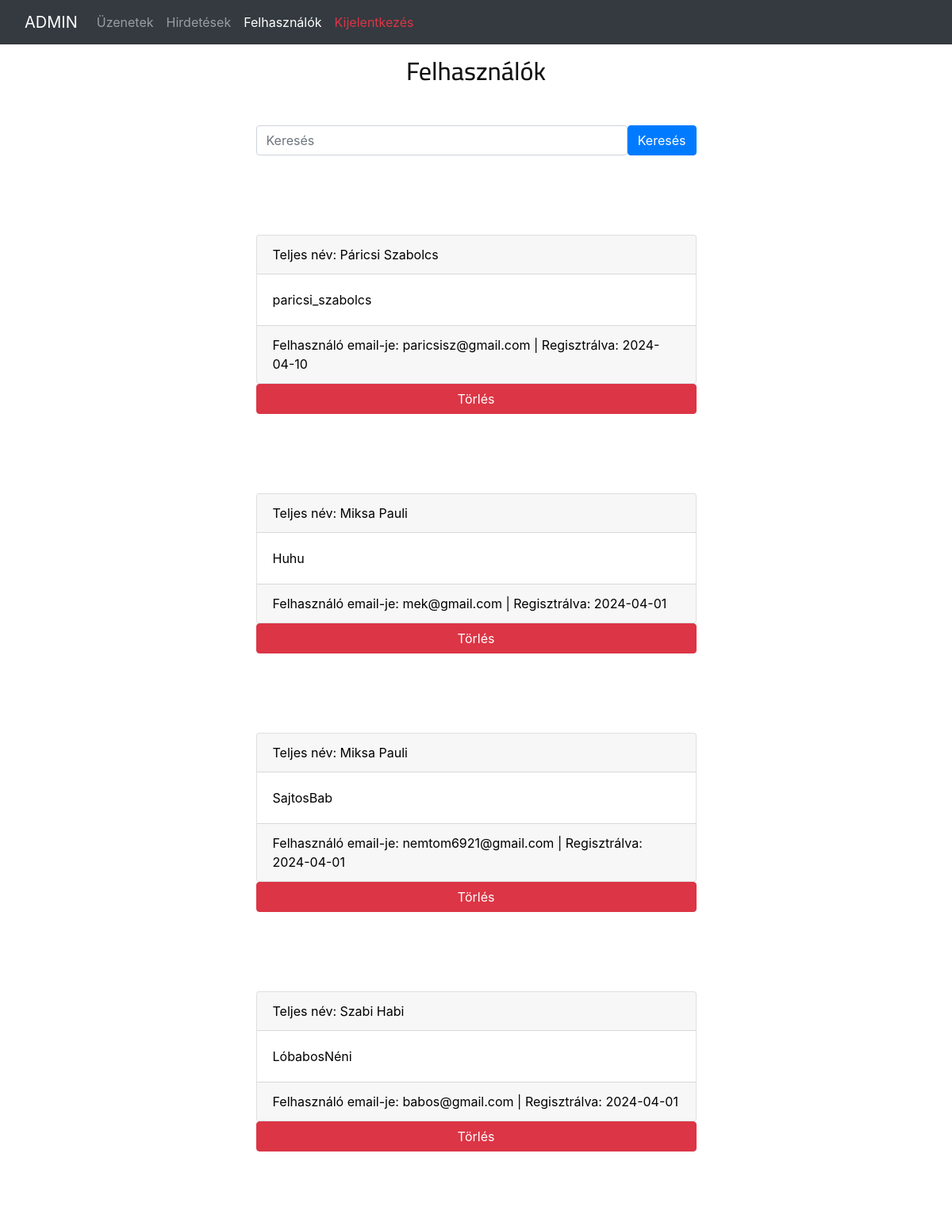
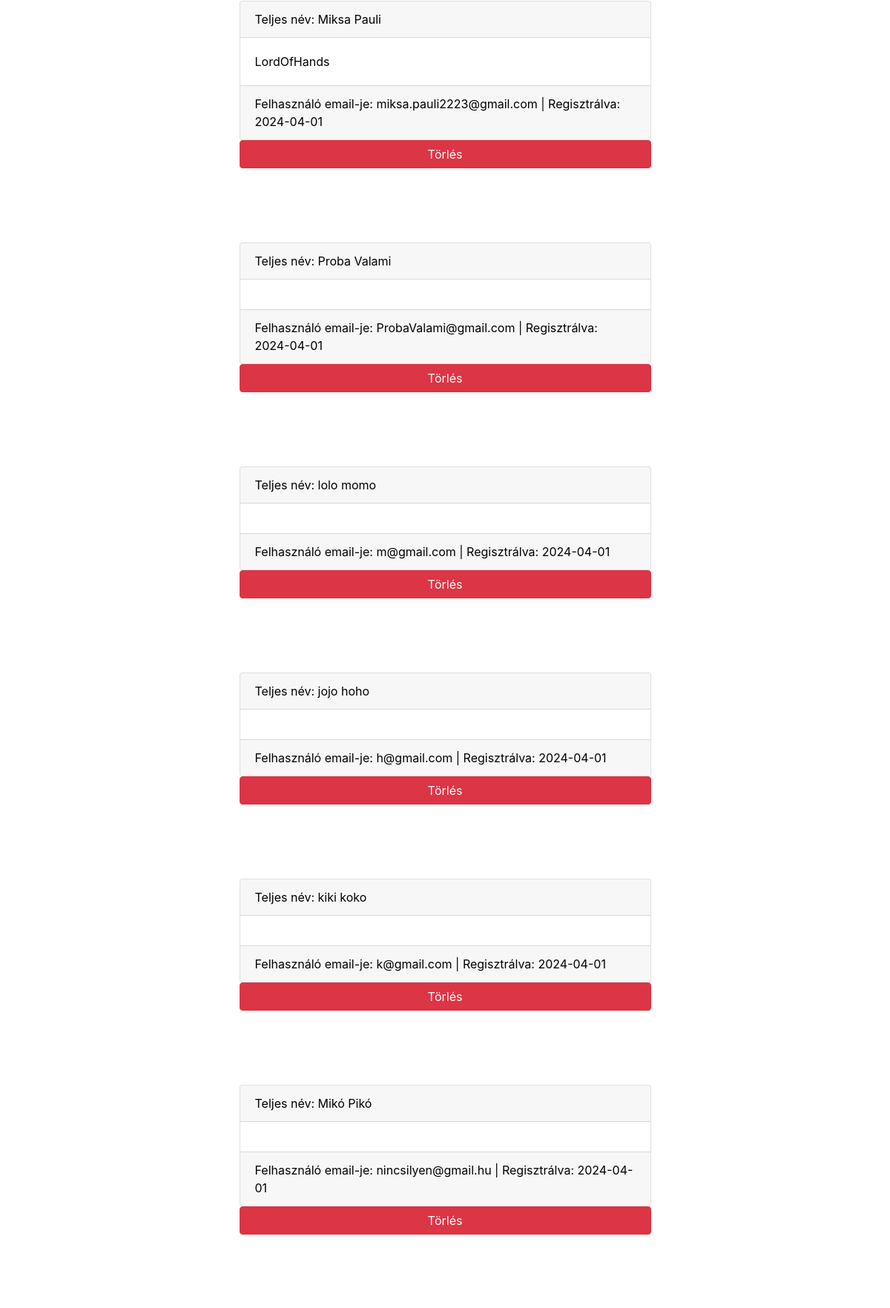
The page /adminUsers.php (signed in, upper part) on the database its author committed (2 pictures, top to bottom).
### tables this page shows
CREATE TABLE `users` (
  `id` int(11) NOT NULL,
  `vezeteknev` varchar(100) NOT NULL,
  `keresztnev` varchar(100) NOT NULL,
  `felhasznalonev` varchar(20) NOT NULL,
  `email` varchar(100) NOT NULL,
  `password` varchar(100) NOT NULL,
  `prof_img` varchar(100) NOT NULL,
  `registDate` date NOT NULL DEFAULT current_timestamp()
);

### adminUsers.php (the view, shortened to what this page needs)
<?php
    require "config.php";
    $search_query = isset($_GET['search_query']) ? $_GET['search_query'] : '';
    $search_condition = '';
?>
<!DOCTYPE html>
<html lang="hu">
    <head>
    <link rel="stylesheet" href="css/style.css" type="text/css">
    <link rel="stylesheet" href="https://maxcdn.bootstrapcdn.com/bootstrap/4.5.2/css/bootstrap.min.css">
    </head>
    <body>
    <nav class="navbar navbar-expand-sm bg-dark navbar-dark fixed-top">
        <div class="container-fluid">
            <a class="navbar-brand">ADMIN</a>
            <div class="collapse navbar-collapse" id="navbarNav">
                <ul class="navbar-nav">
                    <li class="nav-item">
                        <a class="nav-link" href="admin.php">Üzenetek</a>
                    </li>
                    <li class="nav-item">
                        <a class="nav-link" href="adminAds.php">Hirdetések</a>
                    </li>
                    <li class="nav-item">
                        <a class="nav-link active" href="adminUsers.php">Felhasználók</a>
                    </li>
                    <li class="nav-item">
                        <a class="nav-link text-danger" href="index.php">Kijelentkezés</a>
                    </li>
                </ul>
            </div>
        </div>
    </nav>
        <section>
        <div class="container">
            <h2>Felhasználók</h2>
        </div>
        <div class="container">
            <form class="d-flex" method="GET" action="adminUsers.php">
                <input class="form-control me-2" name= "search_query" type="text" placeholder="Keresés">
                <button class="btn btn-primary" type="submit">Keresés</button>
            </form>
        </div>
        <div class="container">
            <?php
                if(empty($search_query)){
                    $lekerdezes = "SELECT * FROM users ORDER BY id DESC";
                }else{
					$lekerdezes = $search_condition;
				}
                $osszes_user = $conn->query($lekerdezes);
                while($user= $osszes_user->fetch_assoc()){
            ?>
            <a href="profile.php?userid=<?= $user['id']; ?>" target="_blank">
                <div class="card">
                    <div class="card-header">Teljes név: <?= htmlspecialchars($user['vezeteknev']); ?> <?= htmlspecialchars($user['keresztnev']) ;?></div>
                    <div class="card-body"><?= htmlspecialchars($user['felhasznalonev']); ?></div>
                    <div class="card-footer">Felhasználó email-je: <?= htmlspecialchars($user['email']); ?> | Regisztrálva: <?=$user['registDate']?></div>
                </div>
            </a>
            <form method="post" action="adminUsers.php" class="adBTN">
                <button class="btn btn-danger bBTN" type="submit" name="deleteBTN">Törlés</button>
            </form>
            <?php } ?>
        </div>
        </section>
    </body>
</html>

### css/style.css (style rules this page uses)
html, body { height: 100%; font-family: "Cairo", sans-serif; -webkit-font-smoothing: antialiased; font-smoothing: antialiased; }
h1, h2, h3, h4, h5, h6 { margin: 0; color: #111111; font-weight: 400; font-family: "Cairo", sans-serif; }
h2 { font-size: 36px; }
ul, ol { padding: 0; margin: 0; }
@media only screen and (min-width: 1200px) { .container { max-width: 1170px; } }

### adminUsers.php (style rules this page uses)
.d-flex { margin-top: 50px; margin-left: 25%; width: 50%; }
.card { margin-top: 100px; margin-left: 25%; width: 50%; }
h2 { margin-top: 70px; text-align: center; }
a { text-decoration: none; color: black; }
.adBTN { margin-left: 25%; width: 50%; }
.bBTN { width:100%; }

### rows shown on the page
users: vezeteknev "Páricsi", keresztnev "Szabolcs", felhasznalonev "paricsi_szabolcs", email "paricsisz@gmail.com", registDate "2024-04-10"
users: vezeteknev "Miksa", keresztnev "Pauli", felhasznalonev "Huhu", email "mek@gmail.com", registDate "2024-04-01"
users: vezeteknev "Miksa", keresztnev "Pauli", felhasznalonev "SajtosBab", email "nemtom6921@gmail.com", registDate "2024-04-01"
users: vezeteknev "Szabi", keresztnev "Habi", felhasznalonev "LóbabosNéni", email "babos@gmail.com", registDate "2024-04-01"
users: vezeteknev "Miksa", keresztnev "Pauli", felhasznalonev "LordOfHands", email "miksa.pauli2223@gmail.com", registDate "2024-04-01"
users: vezeteknev "Proba", keresztnev "Valami", email "ProbaValami@gmail.com", registDate "2024-04-01"
users: vezeteknev "lolo", keresztnev "momo", email "m@gmail.com", registDate "2024-04-01"
users: vezeteknev "jojo", keresztnev "hoho", email "h@gmail.com", registDate "2024-04-01"
users: vezeteknev "kiki", keresztnev "koko", email "k@gmail.com", registDate "2024-04-01"
users: vezeteknev "Mikó", keresztnev "Pikó", email "nincsilyen@gmail.hu", registDate "2024-04-01"
